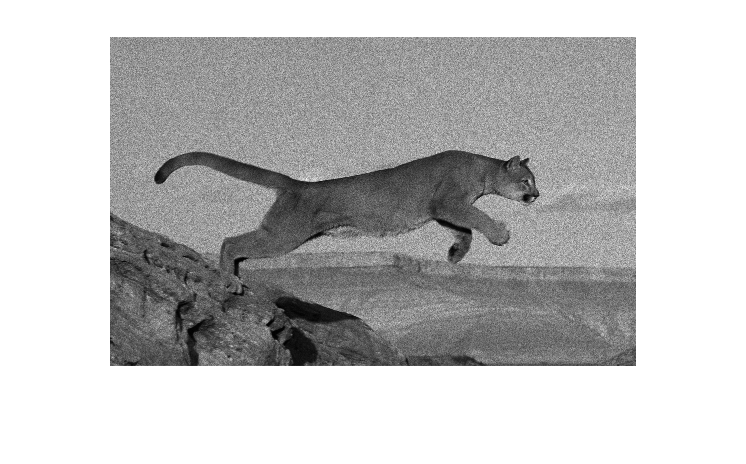
%> input picture Assignment-1/Problem4/jump_noisy.png, 1492 x 927 px (shown at 1/2 size)
$ octave Problem4.m   (GNU Octave 9; MATLAB toolbox functions it lacks are replaced by stand-ins)
%> lines starting %> are read from the running program, lines starting %| are printed output that depends on the picture; in (x1, y1, x2, y2) boxes, pixels count from 0 and x2, y2 are one past the last pixel; in counts of white or black regions, pixels touching at a corner belong together; the program's own positions count from 1
close all;clear all;clc;
%load the moise image
I = imread('jump_noisy.png');
%> I is the input picture: size 927x1492x3 uint8; min 0, max 255, mean 192
I = I(:,:,1);
%> I: size 927x1492 uint8

% reduce ==> {2, 4, 8}
I1 = impyramid(I, 'reduce');
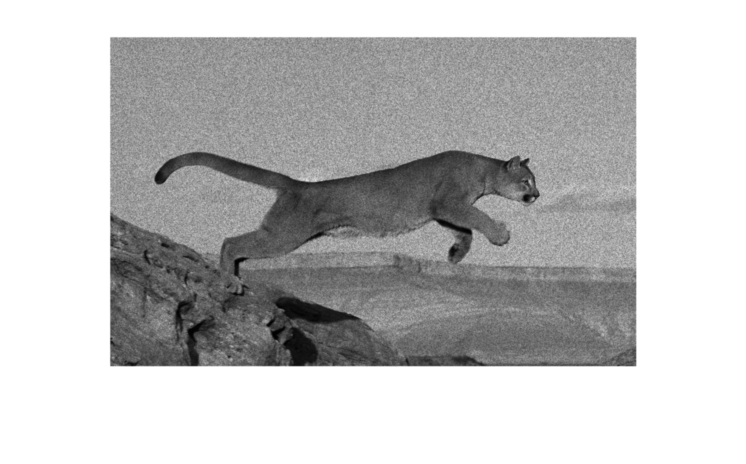
%> I1: size 464x746 uint8; min 1, max 255, mean 192.1
I2 = impyramid(I1, 'reduce');
I3 = impyramid(I2, 'reduce');
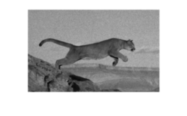
%> I3: size 116x187 uint8; min 11, max 255, mean 192.3

% show original and decomposed image
figure
a1 = subplot(1, 4, 1);imshow(I),xs = get(a1, 'xlim'); ys = get(a1, 'ylim');title('Original image');
a2 = subplot(1, 4, 2); imshow(I1), set(a2, 'xlim', xs, 'ylim', ys);title('Gaussian 1/2');
a3 = subplot(1, 4, 3); imshow(I2), set(a3, 'xlim', xs, 'ylim', ys);title('Gaussian 1/4');
a4 = subplot(1, 4, 4); imshow(I3), set(a4, 'xlim', xs, 'ylim', ys);title('Gaussian 1/8');

figure;
%Use DFT transform on the noisy image
fourier_img = fftshift(fft2(I3));
DFT_img=log(abs(fourier_img));
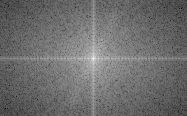
%> DFT_img: size 116x187 double; min -1.34, max 15.24, mean 5.79; drawn with min black and max white
imagesc(DFT_img); colormap(jet);colorbar;
title('DFT image');
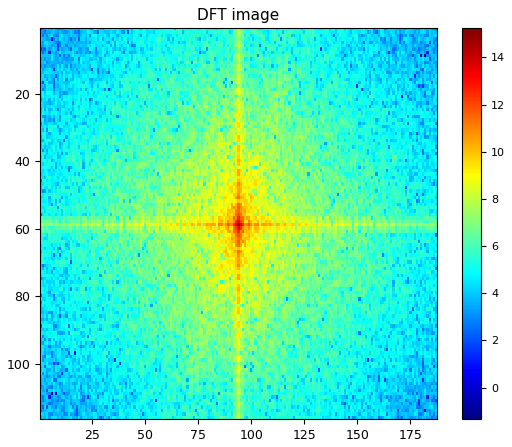
%> figure redrawn from the program's plot data

noise_ary = DFT_img>10;
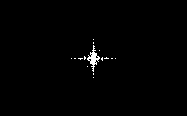
%> noise_ary: size 116x187 logical; 0.73% white; 15 white regions (14 under 20 px), largest, box (x1, y1, x2, y2) and area: (87, 45, 100, 72) 121
figure;
imagesc(noise_ary); colormap(gray);colorbar; title('Binary image of DFT');

% pick noise (middle of DFT map) located in (100:150)
noise_ary(100:150,:) = 0;
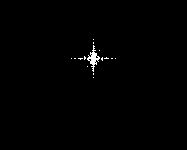
%> noise_ary: size 150x187 logical; 0.57% white; 15 white regions (14 under 20 px), largest, box (x1, y1, x2, y2) and area: (87, 45, 100, 72) 121
figure;
imagesc(noise_ary); colormap(gray);colorbar; title('Noises to remove');

% remove noise
fourier_img(noise_ary) = 0;
DFT2_img = log(abs(fourier_img));
min_val = min(min(DFT2_img));
%> min_val = -Inf
max_val = max(max(DFT2_img));
%> max_val = 15.24
figure;
imshow(DFT2_img,[min_val,max_val]);title('Noise removed');

% reconstruct image from noise removed DFT image
dis_img=ifft2(fftshift(fourier_img));
filterred_img=abs(dis_img);
min_val = min(min(filterred_img));
%> min_val = 8.11
max_val = max(max(filterred_img));
%> max_val = 260
figure;
imshow(filterred_img,[min_val,max_val]);

% expand reconstructed image
newI2 = impyramid(filterred_img,'expand');
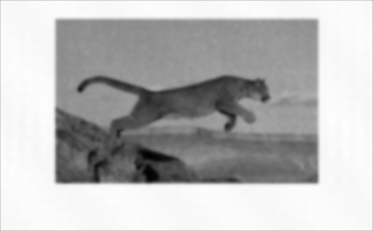
%> newI2: size 231x373 double; min 9.76, max 259.7, mean 191.4; drawn with min black and max white
newI1 = impyramid(newI2,'expand');
newI = impyramid(newI1,'expand');
min_val = min(min(newI));
%> min_val = 10.21
max_val = max(max(newI));
%> max_val = 259.6
figure;
imshow(newI,[min_val,max_val]);title('reconstructed image');
